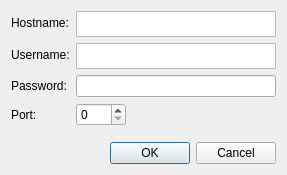
<?xml version="1.0" encoding="UTF-8"?>
<ui version="4.0">
 <class>DialogSettings</class>
 <widget class="QDialog" name="DialogSettings">
  <property name="geometry">
   <rect>
    <x>0</x>
    <y>0</y>
    <width>284</width>
    <height>175</height>
   </rect>
  </property>
  <property name="windowTitle">
   <string>Settings</string>
  </property>
  <layout class="QVBoxLayout" name="verticalLayout">
   <item>
    <layout class="QFormLayout" name="formLayout_config">
     <item row="0" column="0">
      <widget class="QLabel" name="label_Hostname">
       <property name="text">
        <string>Hostname:</string>
       </property>
      </widget>
     </item>
     <item row="0" column="1">
      <widget class="QTextEdit" name="textEdit_Hostname">
       <property name="sizePolicy">
        <sizepolicy hsizetype="Fixed" vsizetype="Fixed">
         <horstretch>0</horstretch>
         <verstretch>0</verstretch>
        </sizepolicy>
       </property>
       <property name="maximumSize">
        <size>
         <width>200</width>
         <height>26</height>
        </size>
       </property>
       <property name="tabChangesFocus">
        <bool>true</bool>
       </property>
      </widget>
     </item>
     <item row="1" column="0">
      <widget class="QLabel" name="label_User">
       <property name="text">
        <string>Username:</string>
       </property>
      </widget>
     </item>
     <item row="1" column="1">
      <widget class="QTextEdit" name="textEdit_Username">
       <property name="sizePolicy">
        <sizepolicy hsizetype="Fixed" vsizetype="Fixed">
         <horstretch>0</horstretch>
         <verstretch>0</verstretch>
        </sizepolicy>
       </property>
       <property name="maximumSize">
        <size>
         <width>200</width>
         <height>26</height>
        </size>
       </property>
       <property name="tabChangesFocus">
        <bool>true</bool>
       </property>
      </widget>
     </item>
     <item row="2" column="0">
      <widget class="QLabel" name="label_Password">
       <property name="text">
        <string>Password:</string>
       </property>
      </widget>
     </item>
     <item row="2" column="1">
      <widget class="QLineEdit" name="lineEdit_Password">
       <property name="maximumSize">
        <size>
         <width>200</width>
         <height>26</height>
        </size>
       </property>
       <property name="echoMode">
        <enum>QLineEdit::Password</enum>
       </property>
      </widget>
     </item>
     <item row="3" column="0">
      <widget class="QLabel" name="label_Port">
       <property name="text">
        <string>Port:</string>
       </property>
      </widget>
     </item>
     <item row="3" column="1">
      <widget class="QSpinBox" name="spinBox_Port">
       <property name="sizePolicy">
        <sizepolicy hsizetype="Fixed" vsizetype="Fixed">
         <horstretch>0</horstretch>
         <verstretch>0</verstretch>
        </sizepolicy>
       </property>
       <property name="maximumSize">
        <size>
         <width>50</width>
         <height>26</height>
        </size>
       </property>
       <property name="mouseTracking">
        <bool>false</bool>
       </property>
       <property name="maximum">
        <number>65535</number>
       </property>
      </widget>
     </item>
    </layout>
   </item>
   <item>
    <widget class="QDialogButtonBox" name="buttonBox_settings">
     <property name="orientation">
      <enum>Qt::Horizontal</enum>
     </property>
     <property name="standardButtons">
      <set>QDialogButtonBox::Cancel|QDialogButtonBox::Ok</set>
     </property>
    </widget>
   </item>
  </layout>
 </widget>
 <resources/>
 <connections>
  <connection>
   <sender>buttonBox_settings</sender>
   <signal>accepted()</signal>
   <receiver>DialogSettings</receiver>
   <slot>accept()</slot>
   <hints>
    <hint type="sourcelabel">
     <x>248</x>
     <y>254</y>
    </hint>
    <hint type="destinationlabel">
     <x>157</x>
     <y>274</y>
    </hint>
   </hints>
  </connection>
  <connection>
   <sender>buttonBox_settings</sender>
   <signal>rejected()</signal>
   <receiver>DialogSettings</receiver>
   <slot>reject()</slot>
   <hints>
    <hint type="sourcelabel">
     <x>316</x>
     <y>260</y>
    </hint>
    <hint type="destinationlabel">
     <x>286</x>
     <y>274</y>
    </hint>
   </hints>
  </connection>
 </connections>
</ui>
